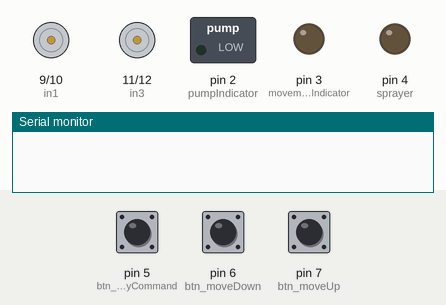
Recording of a sketch running on a simulated Arduino Uno, built with avr-gcc and run on an emulated ATmega328P. Parts: motor-driver pin pairs drawn as motors (green arrow = first pin HIGH = forward, orange = second pin HIGH = backward, longer = more drive, scaled by the enable pin), switched loads named in the sketch (green lamp = pin HIGH), output pins drawn as LEDs (lit = HIGH), the last lines printed to the serial monitor. Inputs (shaded band) come from the test bench; at power-on: pin 5 (btn_sprayCommand) HIGH, pin 6 (btn_moveDown) HIGH, pin 7 (btn_moveUp) HIGH.

Above: at 1.2 s.
1.3 s: pin 5 (btn_sprayCommand) pulled LOW for 0.15 s
At 1.37 s:
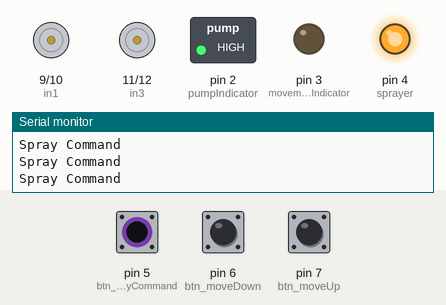
2.9 s: pin 6 (btn_moveDown) pulled LOW for 0.15 s
At 2.97 s:
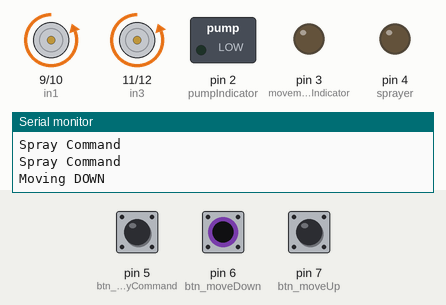
4.5 s: pin 7 (btn_moveUp) pulled LOW for 0.15 s
At 4.57 s:
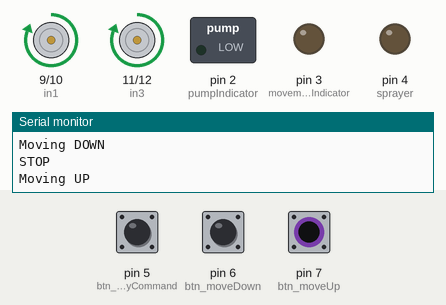
6.1 s: pin 7 (btn_moveUp) pulled LOW for 3.2 s
At 10.4 s:
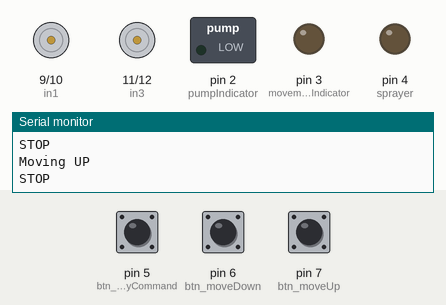
10.8 s: pin 5 (btn_sprayCommand) pulled LOW for 3.2 s
At 11.5 s:
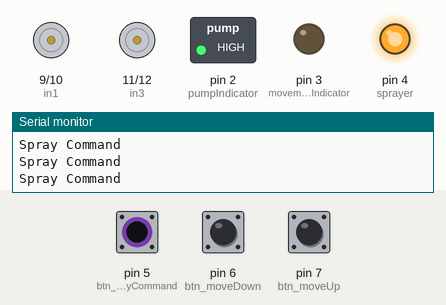
15.5 s: pin 5 (btn_sprayCommand) driven LOW and pin 6 (btn_moveDown) driven LOW
At 16.3 s:
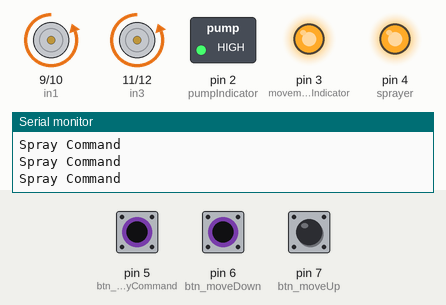
Timing chart, 0 to 18.0 s (numbered marks = the images above; inputs shaded):
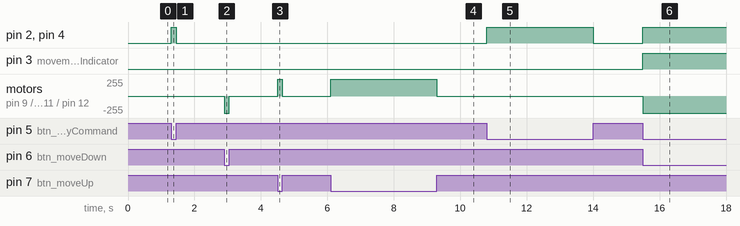

The sketch:

final-code.ino
```cpp
// --- SIGNAL INPUTs
#define btn_moveUp 7
#define btn_moveDown 6
#define btn_sprayCommand 5

// -- SIGNAL INDICATORS
#define movementIndicator 3
#define pumpIndicator 2

// -- MOTOR PINs
#define enb 13
#define in4 12
#define in3 11
#define in2 10
#define in1 9
#define ena 8

//  -- PUMP PINS
#define sprayer 4

int lastUpState = HIGH;
int lastDownState = HIGH;
int lastSprayState = HIGH;
bool sprayOn = false;

void setup() {
  // INPUT pin IO STATE
  pinMode(btn_moveUp, INPUT_PULLUP);
  pinMode(btn_moveDown, INPUT_PULLUP);
  pinMode(btn_sprayCommand, INPUT_PULLUP);

  // MOTOR pins IO STATE
  pinMode(ena, OUTPUT);
  pinMode(enb, OUTPUT);
  pinMode(in1, OUTPUT);
  pinMode(in2, OUTPUT);
  pinMode(in3, OUTPUT);
  pinMode(in4, OUTPUT);

  // SIGNAL INDICATORS IO STATE
  pinMode(movementIndicator, OUTPUT);
  pinMode(pumpIndicator, OUTPUT);

  // PUMP pin IO STATE
  pinMode(sprayer, OUTPUT);

  // --- ROBOT init STATE
  allIndicatorsOff();
  stopMotors();

  // -- SERIAL PRINT
  Serial.begin(9600);
}

void loop() {
  int upState = digitalRead(btn_moveUp);
  int downState = digitalRead(btn_moveDown);
  int sprayState = digitalRead(btn_sprayCommand);

  // --- Movement buttons
  if (upState == LOW && lastUpState == HIGH) {
    moveUp();
    moveUpIndicator();
    Serial.println("Moving UP");
  } else if (downState == LOW && lastDownState == HIGH) {
    moveDown();
    moveDownIndicator();
    Serial.println("Moving DOWN");
  } else if (upState == HIGH && downState == HIGH && (lastUpState == LOW || lastDownState == LOW)) {
    stopMotors();
    allIndicatorsOff();
    Serial.println("STOP");
  }

  // --- Spray button toggle
  if (sprayState == LOW) {
    pumpOn();
    pumpIndicatorOn();
    Serial.println("Spray Command");
  } else {
    allIndicatorsOff();
    pumpOff();
  }

  // remember last states
  lastUpState = upState;
  lastDownState = downState;
  lastSprayState = sprayState;
}

// ------------------ MOVEMENT INDICATOR Functions ------------------
void moveUpIndicator() {
  digitalWrite(movementIndicator, HIGH);
}

void moveDownIndicator() {
  digitalWrite(movementIndicator, HIGH);
}

void pumpIndicatorOn() {
  digitalWrite(pumpIndicator, HIGH);
}

void allIndicatorsOff() {
  digitalWrite(movementIndicator, LOW);
  digitalWrite(pumpIndicator, LOW);
}

// ------------------ MOTOR MOVEMENT Functions ------------------

void moveUp() {
  digitalWrite(ena, HIGH);
  digitalWrite(enb, HIGH);

  digitalWrite(in1, HIGH);
  digitalWrite(in2, LOW);
  digitalWrite(in3, HIGH);
  digitalWrite(in4, LOW);
}

void moveDown() {
  digitalWrite(ena, HIGH);
  digitalWrite(enb, HIGH);

  digitalWrite(in1, LOW);
  digitalWrite(in2, HIGH);
  digitalWrite(in3, LOW);
  digitalWrite(in4, HIGH);
}

void stopMotors() {
  digitalWrite(ena, LOW);
  digitalWrite(enb, LOW);

  digitalWrite(in1, LOW);
  digitalWrite(in2, LOW);
  digitalWrite(in3, LOW);
  digitalWrite(in4, LOW);
}

// ------------------ PUMP Functions ------------------
void pumpOn() {
  digitalWrite(sprayer, HIGH);
}

void pumpOff() {
  digitalWrite(sprayer, LOW);
}
```

Measured:
- after the input at 1.3 s, pin 2 (pumpIndicator), pin 4 (sprayer): LOW → HIGH at once, → LOW 0.15 s later
- after the input at 2.9 s, motor on pin 9 (in1) / pin 10 (in2), motor on pin 11 (in3) / pin 12 (in4): stopped → backward 255/255 at once, → stopped 0.15 s later
- after the input at 4.5 s, motor on pin 9 (in1) / pin 10 (in2), motor on pin 11 (in3) / pin 12 (in4): stopped → forward 255/255 at once, → stopped 0.15 s later
- after the input at 6.1 s, motor on pin 9 (in1) / pin 10 (in2), motor on pin 11 (in3) / pin 12 (in4): stopped → forward 255/255 at once, → stopped 3.2 s later
- after the input at 10.8 s, pin 2 (pumpIndicator), pin 4 (sprayer): LOW → HIGH at once, → LOW 3.2 s later
- after the input at 15.5 s, pin 2 (pumpIndicator), pin 3 (movementIndicator), pin 4 (sprayer): LOW → HIGH at once; motor on pin 9 (in1) / pin 10 (in2), motor on pin 11 (in3) / pin 12 (in4): stopped → backward 255/255 at once
